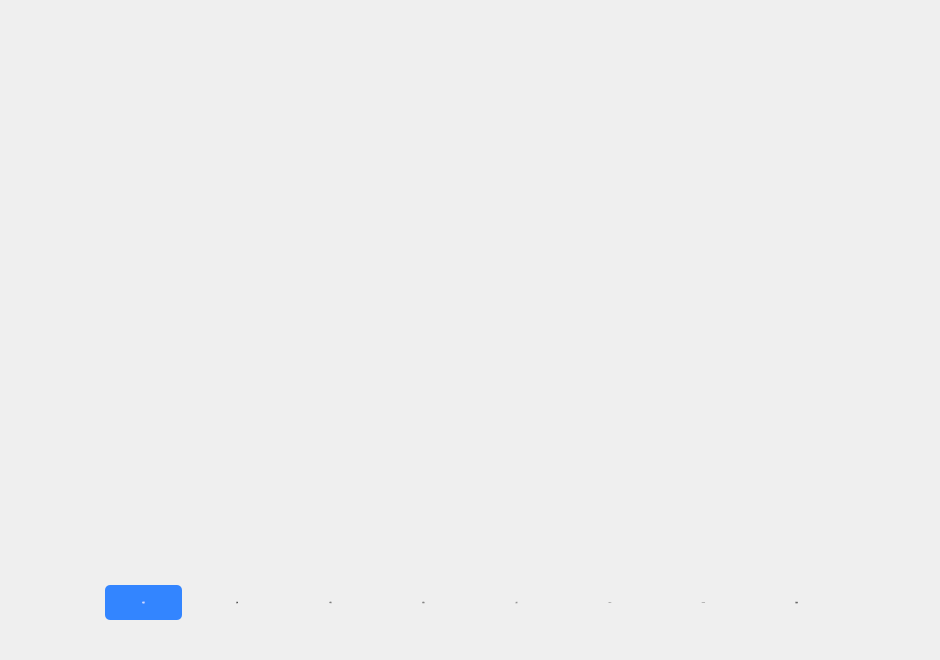
<?xml version="1.0" encoding="UTF-8"?>
<ui version="4.0">
 <class>Analysis</class>
 <widget class="QWidget" name="Analysis">
  <property name="geometry">
   <rect>
    <x>0</x>
    <y>0</y>
    <width>940</width>
    <height>660</height>
   </rect>
  </property>
  <property name="minimumSize">
   <size>
    <width>940</width>
    <height>660</height>
   </size>
  </property>
  <property name="windowTitle">
   <string>Analysis</string>
  </property>
  <property name="styleSheet">
   <string notr="true">QScrollArea {
	border:none;
	background:transparent;
}

QScrollBar:vertical {
	background:transparent;
	padding:0px;
	width:10px;
}

QScrollBar::handle:vertical{
	background:rgba(0,0,0,35);
	border-radius:5px;
	min-height:30px;
}

QScrollBar::handle:vertical:hover,QScrollBar::handle:vertical:pressed {
	background:rgba(0,0,0,75);
}

QScrollBar::add-page:vertical,QScrollBar::sub-page:vertical {
	background:none;
}

QScrollBar::add-line:vertical,QScrollBar::sub-line:vertical {
	background:none;
}</string>
  </property>
  <layout class="QGridLayout" name="gridLayout">
   <property name="leftMargin">
    <number>15</number>
   </property>
   <property name="topMargin">
    <number>15</number>
   </property>
   <property name="rightMargin">
    <number>15</number>
   </property>
   <property name="bottomMargin">
    <number>15</number>
   </property>
   <property name="spacing">
    <number>0</number>
   </property>
   <item row="0" column="0">
    <widget class="QWidget" name="widget_frame" native="true">
     <layout class="QGridLayout" name="gridLayout_2">
      <property name="leftMargin">
       <number>0</number>
      </property>
      <property name="topMargin">
       <number>0</number>
      </property>
      <property name="rightMargin">
       <number>0</number>
      </property>
      <property name="bottomMargin">
       <number>15</number>
      </property>
      <property name="spacing">
       <number>0</number>
      </property>
      <item row="0" column="0" colspan="3">
       <widget class="QWidget" name="widget_app_head" native="true">
        <property name="minimumSize">
         <size>
          <width>0</width>
          <height>50</height>
         </size>
        </property>
        <property name="maximumSize">
         <size>
          <width>16777215</width>
          <height>50</height>
         </size>
        </property>
        <property name="styleSheet">
         <string notr="true"/>
        </property>
        <layout class="QHBoxLayout" name="horizontalLayout">
         <property name="spacing">
          <number>0</number>
         </property>
         <property name="leftMargin">
          <number>10</number>
         </property>
         <property name="topMargin">
          <number>0</number>
         </property>
         <property name="rightMargin">
          <number>7</number>
         </property>
         <property name="bottomMargin">
          <number>0</number>
         </property>
         <item>
          <widget class="QWidget" name="widget_app_icon" native="true">
           <property name="minimumSize">
            <size>
             <width>32</width>
             <height>32</height>
            </size>
           </property>
           <property name="maximumSize">
            <size>
             <width>32</width>
             <height>32</height>
            </size>
           </property>
          </widget>
         </item>
         <item>
          <spacer name="horizontalSpacer">
           <property name="orientation">
            <enum>Qt::Horizontal</enum>
           </property>
           <property name="sizeHint" stdset="0">
            <size>
             <width>727</width>
             <height>20</height>
            </size>
           </property>
          </spacer>
         </item>
         <item>
          <widget class="WinButton" name="pushButton_app_minisize">
           <property name="minimumSize">
            <size>
             <width>36</width>
             <height>36</height>
            </size>
           </property>
           <property name="maximumSize">
            <size>
             <width>36</width>
             <height>36</height>
            </size>
           </property>
           <property name="cursor">
            <cursorShape>PointingHandCursor</cursorShape>
           </property>
           <property name="focusPolicy">
            <enum>Qt::ClickFocus</enum>
           </property>
           <property name="toolTip">
            <string>最小化</string>
           </property>
           <property name="styleSheet">
            <string notr="true"/>
           </property>
           <property name="text">
            <string/>
           </property>
           <property name="flat">
            <bool>true</bool>
           </property>
          </widget>
         </item>
         <item>
          <widget class="WinButton" name="pushButton_app_maxisize">
           <property name="minimumSize">
            <size>
             <width>36</width>
             <height>36</height>
            </size>
           </property>
           <property name="maximumSize">
            <size>
             <width>36</width>
             <height>36</height>
            </size>
           </property>
           <property name="cursor">
            <cursorShape>PointingHandCursor</cursorShape>
           </property>
           <property name="focusPolicy">
            <enum>Qt::ClickFocus</enum>
           </property>
           <property name="toolTip">
            <string>最大化</string>
           </property>
           <property name="styleSheet">
            <string notr="true"/>
           </property>
           <property name="text">
            <string/>
           </property>
           <property name="flat">
            <bool>true</bool>
           </property>
          </widget>
         </item>
         <item>
          <widget class="WinButton" name="pushButton_app_close">
           <property name="minimumSize">
            <size>
             <width>36</width>
             <height>36</height>
            </size>
           </property>
           <property name="maximumSize">
            <size>
             <width>36</width>
             <height>36</height>
            </size>
           </property>
           <property name="cursor">
            <cursorShape>PointingHandCursor</cursorShape>
           </property>
           <property name="focusPolicy">
            <enum>Qt::ClickFocus</enum>
           </property>
           <property name="toolTip">
            <string>关闭</string>
           </property>
           <property name="styleSheet">
            <string notr="true"/>
           </property>
           <property name="text">
            <string/>
           </property>
           <property name="flat">
            <bool>true</bool>
           </property>
          </widget>
         </item>
        </layout>
       </widget>
      </item>
      <item row="1" column="0" colspan="3">
       <widget class="QStackedWidget" name="stackedWidget_container"/>
      </item>
      <item row="2" column="0">
       <spacer name="horizontalSpacer_2">
        <property name="orientation">
         <enum>Qt::Horizontal</enum>
        </property>
        <property name="sizeHint" stdset="0">
         <size>
          <width>77</width>
          <height>20</height>
         </size>
        </property>
       </spacer>
      </item>
      <item row="2" column="1">
       <widget class="QWidget" name="widget_navi" native="true">
        <property name="minimumSize">
         <size>
          <width>750</width>
          <height>55</height>
         </size>
        </property>
        <property name="maximumSize">
         <size>
          <width>750</width>
          <height>55</height>
         </size>
        </property>
        <property name="styleSheet">
         <string notr="true">QPushButton{border: none;border-radius: 5px;color: #2c2c2c; font: 15px &quot;Microsoft YaHei&quot;;background-color: transparent;}
QPushButton:hover{border: none;border-radius: 5px;color: #2c2c2c; font: 15px &quot;Microsoft YaHei&quot;;background-color: rgb(230, 230, 230);}
QPushButton:pressed{border: none;border-radius: 5px;color: white; font: 15px &quot;Microsoft YaHei&quot;;background-color: #3385ff;}
QPushButton:checked{border: none;border-radius: 5px;color: white; font: 15px &quot;Microsoft YaHei&quot;;background-color: #3385ff;}</string>
        </property>
        <layout class="QHBoxLayout" name="horizontalLayout_2">
         <property name="spacing">
          <number>16</number>
         </property>
         <property name="leftMargin">
          <number>10</number>
         </property>
         <property name="topMargin">
          <number>10</number>
         </property>
         <property name="rightMargin">
          <number>10</number>
         </property>
         <property name="bottomMargin">
          <number>10</number>
         </property>
         <item>
          <widget class="QPushButton" name="pushButton_summary">
           <property name="sizePolicy">
            <sizepolicy hsizetype="Minimum" vsizetype="Minimum">
             <horstretch>0</horstretch>
             <verstretch>0</verstretch>
            </sizepolicy>
           </property>
           <property name="font">
            <font>
             <family>Microsoft YaHei</family>
             <pointsize>-1</pointsize>
             <weight>50</weight>
             <italic>false</italic>
             <bold>false</bold>
            </font>
           </property>
           <property name="text">
            <string>概述</string>
           </property>
           <property name="checkable">
            <bool>true</bool>
           </property>
           <property name="checked">
            <bool>true</bool>
           </property>
          </widget>
         </item>
         <item>
          <widget class="QPushButton" name="pushButton_process">
           <property name="sizePolicy">
            <sizepolicy hsizetype="Minimum" vsizetype="Minimum">
             <horstretch>0</horstretch>
             <verstretch>0</verstretch>
            </sizepolicy>
           </property>
           <property name="font">
            <font>
             <family>Microsoft YaHei</family>
             <pointsize>-1</pointsize>
             <weight>50</weight>
             <italic>false</italic>
             <bold>false</bold>
            </font>
           </property>
           <property name="text">
            <string>进程</string>
           </property>
           <property name="checkable">
            <bool>true</bool>
           </property>
          </widget>
         </item>
         <item>
          <widget class="QPushButton" name="pushButton_thread">
           <property name="sizePolicy">
            <sizepolicy hsizetype="Minimum" vsizetype="Minimum">
             <horstretch>0</horstretch>
             <verstretch>0</verstretch>
            </sizepolicy>
           </property>
           <property name="font">
            <font>
             <family>Microsoft YaHei</family>
             <pointsize>-1</pointsize>
             <weight>50</weight>
             <italic>false</italic>
             <bold>false</bold>
            </font>
           </property>
           <property name="text">
            <string>线程</string>
           </property>
           <property name="checkable">
            <bool>true</bool>
           </property>
          </widget>
         </item>
         <item>
          <widget class="QPushButton" name="pushButton_imageload">
           <property name="sizePolicy">
            <sizepolicy hsizetype="Minimum" vsizetype="Minimum">
             <horstretch>0</horstretch>
             <verstretch>0</verstretch>
            </sizepolicy>
           </property>
           <property name="font">
            <font>
             <family>Microsoft YaHei</family>
             <pointsize>-1</pointsize>
             <weight>50</weight>
             <italic>false</italic>
             <bold>false</bold>
            </font>
           </property>
           <property name="text">
            <string>模块</string>
           </property>
           <property name="checkable">
            <bool>true</bool>
           </property>
          </widget>
         </item>
         <item>
          <widget class="QPushButton" name="pushButton_fileio">
           <property name="sizePolicy">
            <sizepolicy hsizetype="Minimum" vsizetype="Minimum">
             <horstretch>0</horstretch>
             <verstretch>0</verstretch>
            </sizepolicy>
           </property>
           <property name="font">
            <font>
             <family>Microsoft YaHei</family>
             <pointsize>-1</pointsize>
             <weight>50</weight>
             <italic>false</italic>
             <bold>false</bold>
            </font>
           </property>
           <property name="text">
            <string>文件</string>
           </property>
           <property name="checkable">
            <bool>true</bool>
           </property>
          </widget>
         </item>
         <item>
          <widget class="QPushButton" name="pushButton_tcpip">
           <property name="sizePolicy">
            <sizepolicy hsizetype="Minimum" vsizetype="Minimum">
             <horstretch>0</horstretch>
             <verstretch>0</verstretch>
            </sizepolicy>
           </property>
           <property name="font">
            <font>
             <family>Microsoft YaHei</family>
             <pointsize>-1</pointsize>
             <weight>50</weight>
             <italic>false</italic>
             <bold>false</bold>
            </font>
           </property>
           <property name="text">
            <string>TCP/IP</string>
           </property>
           <property name="checkable">
            <bool>true</bool>
           </property>
          </widget>
         </item>
         <item>
          <widget class="QPushButton" name="pushButton_udpip">
           <property name="sizePolicy">
            <sizepolicy hsizetype="Minimum" vsizetype="Minimum">
             <horstretch>0</horstretch>
             <verstretch>0</verstretch>
            </sizepolicy>
           </property>
           <property name="font">
            <font>
             <family>Microsoft YaHei</family>
             <pointsize>-1</pointsize>
             <weight>50</weight>
             <italic>false</italic>
             <bold>false</bold>
            </font>
           </property>
           <property name="text">
            <string>UDP/IP</string>
           </property>
           <property name="checkable">
            <bool>true</bool>
           </property>
          </widget>
         </item>
         <item>
          <widget class="QPushButton" name="pushButton_registry">
           <property name="sizePolicy">
            <sizepolicy hsizetype="Minimum" vsizetype="Minimum">
             <horstretch>0</horstretch>
             <verstretch>0</verstretch>
            </sizepolicy>
           </property>
           <property name="font">
            <font>
             <family>Microsoft YaHei</family>
             <pointsize>-1</pointsize>
             <weight>50</weight>
             <italic>false</italic>
             <bold>false</bold>
            </font>
           </property>
           <property name="text">
            <string>注册表</string>
           </property>
           <property name="checkable">
            <bool>true</bool>
           </property>
          </widget>
         </item>
        </layout>
       </widget>
      </item>
      <item row="2" column="2">
       <spacer name="horizontalSpacer_3">
        <property name="orientation">
         <enum>Qt::Horizontal</enum>
        </property>
        <property name="sizeHint" stdset="0">
         <size>
          <width>77</width>
          <height>20</height>
         </size>
        </property>
       </spacer>
      </item>
     </layout>
    </widget>
   </item>
  </layout>
 </widget>
 <layoutdefault spacing="6" margin="11"/>
 <customwidgets>
  <customwidget>
   <class>WinButton</class>
   <extends>QPushButton</extends>
   <header>WinButton.h</header>
  </customwidget>
 </customwidgets>
 <resources/>
 <connections/>
</ui>
